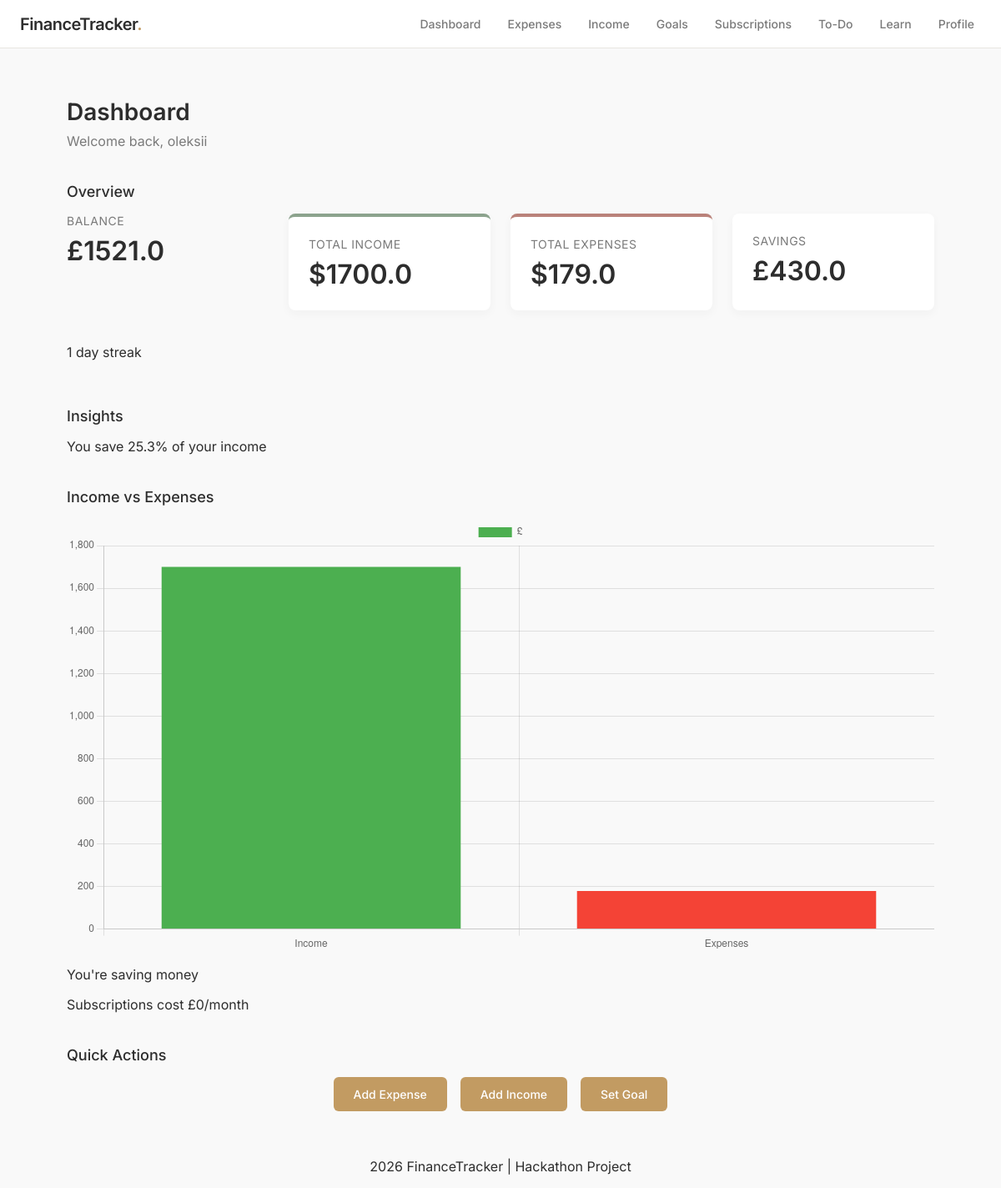
The app's page /dashboard/oleksii, older data.
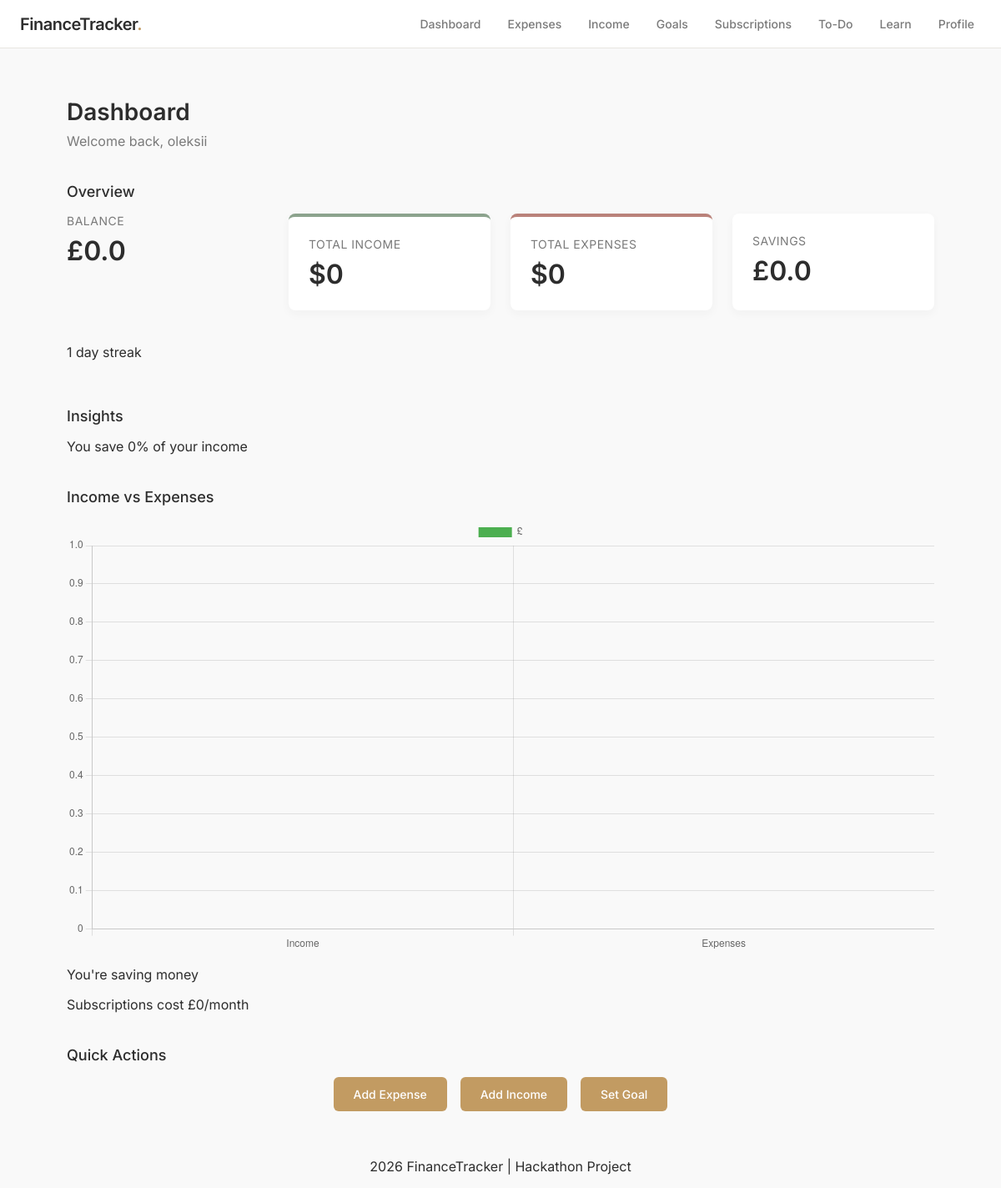
The same page, newer data.
### tables this page shows
CREATE TABLE users (
        id INTEGER PRIMARY KEY AUTOINCREMENT,
        username TEXT UNIQUE,
        streak INTEGER DEFAULT 0,
        email TEXT,
        password TEXT,
        balance REAL DEFAULT 0,
        savings REAL DEFAULT 0,
        last_active TEXT
    );

### app.py (the view)
@app.route("/dashboard/<username>")
def dashboard(username):
    user_id = get_user_id(username)
    if not user_id:
        return redirect(url_for("index"))
    conn = get_db()
    user = conn.execute(
        "SELECT * FROM users WHERE id=?",
        (user_id,)
    ).fetchone()
    expenses_data = conn.execute(
        "SELECT * FROM expenses WHERE user_id=?",
        (user_id,)
    ).fetchall()
    income_data = conn.execute(
        "SELECT * FROM income WHERE user_id=?",
        (user_id,)
    ).fetchall()
    subs_data = conn.execute(
        "SELECT * FROM subscriptions WHERE user_id=?",
        (user_id,)
    ).fetchall()
    conn.close()
    total_exp = sum([e["amount"] for e in expenses_data])
    total_inc = sum([i["amount"] for i in income_data])
    sub_cost = sum([s["cost"] for s in subs_data])
    return render_template(
        "dashboard.html",
        current_user=username,
        income=total_inc,
        expenses=total_exp,
        subscriptions=sub_cost,
        savings=user["savings"],
        balance=user["balance"],
        streak=user["streak"]
    )

### app.py (called while the page is built)
def get_db():
    conn = sqlite3.connect(DB)
    conn.row_factory = sqlite3.Row
    return conn

def get_user_id(username):
    conn = get_db()
    user = conn.execute(
        "SELECT id FROM users WHERE username=?",
        (username,)
    ).fetchone()
    conn.close()
    return user["id"] if user else None

@app.context_processor
def inject_user():
    username = request.view_args.get("username") if request.view_args else None
    return dict(current_user=username)

### templates/dashboard.html (shortened to what this page needs)
{% extends "layout.html" %}
{% block navbar %}
    {% include "navbar.html" %}
{% endblock %}
{% block content %}
<div class="container">
<div class="dashboard-header">
    <h1>Dashboard</h1>
    <p>Welcome back, {{ current_user }}</p>
</div>
<h3 class="section-title">Overview</h3>
<div class="overview-grid">
    <div class="balance-card">
        <div class="stat-label">Balance</div>
        <div class="stat-value">£{{ balance }}</div>
    </div>
    <div class="stat-card income">
        <div class="stat-label">Total Income</div>
        <div class="stat-value">${{ income }}</div>
    </div>
    <div class="stat-card expense">
        <div class="stat-label">Total Expenses</div>
        <div class="stat-value">${{ expenses }}</div>
    </div>
    <div class="stat-card savings">
        <div class="stat-label">Savings</div>
        <div class="stat-value">£{{ savings }}</div>
    </div>
    <div class="streak-card">
        <p>{{ streak }} day streak</p>
    </div>
</div>
<h3 class="section-title">Insights</h3>
<div class="insights">
    <p>You save {{ (savings / income * 100) | round(1) if income > 0 else 0 }}% of your income</p>
    <h3 class="section-title">Income vs Expenses</h3>
    <canvas id="financeChart"></canvas>
    {% if expenses > income %}
        <p class="warning">You spent more than you earned</p>
    {% else %}
        <p class="good">You're saving money</p>
    {% endif %}
    <p>Subscriptions cost £{{ subscriptions }}/month</p>
</div>
<h3 class="section-title">Quick Actions</h3>
<div class="action-grid">
    <a href="/expenses/{{ current_user }}" class="action-btn">Add Expense</a>
    <a href="/income/{{ current_user }}" class="action-btn">Add Income</a>
    <a href="/goals/{{ current_user }}" class="action-btn">Set Goal</a>
</div>
</div>
{% endblock %}
{% block scripts %}
<script>
const ctx = document.getElementById('financeChart');
new Chart(ctx, {
    type: 'bar',
    data: {
        labels: ['Income', 'Expenses'],
        datasets: [{
            label: '£',
            data: [{{ income }}, {{ expenses }}],
            backgroundColor: ['#4CAF50', '#F44336']
        }]
    }
});
</script>
{% endblock %}

Row changes from the older to the newer data that the page shows:
changed users "oleksii": balance "1521.0" → "0.0"; savings "430.0" → "0.0"; (savings/income*100)|round(1)ifincome>0else0 "25.3" → (not shown)
Text that changed along with them:
{{ income }}: "1700.0" → "0"
{{ expenses }}: "179.0" → "0"
{{ (savings / income * 100) | round(1) if income > 0 else 0 }}: (not shown) → "0"
chart data {{ income }}: 1700.0 → 0
chart data {{ expenses }}: 179.0 → 0
